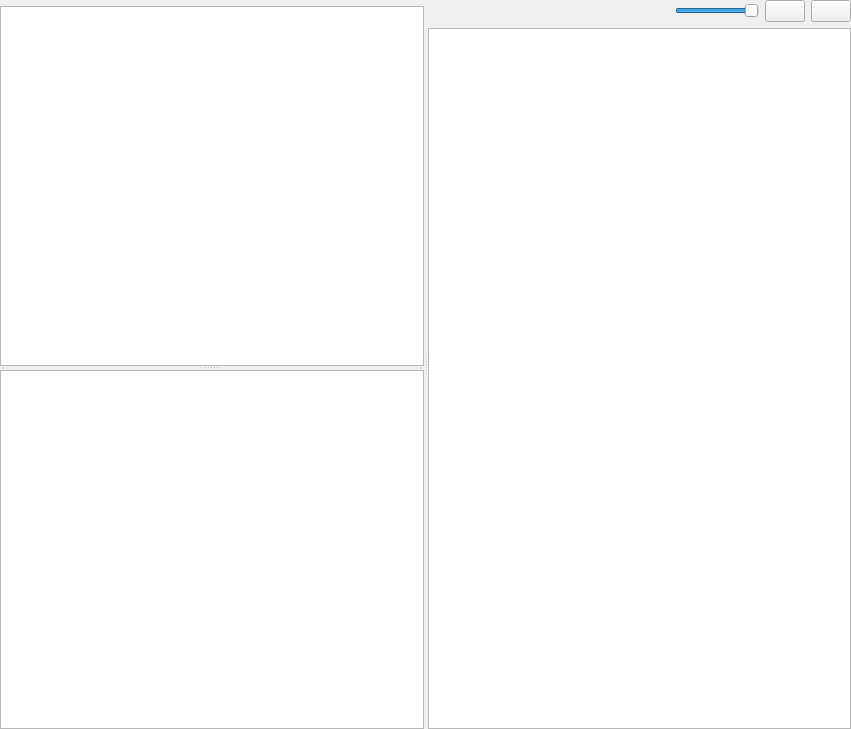
<?xml version="1.0" encoding="UTF-8"?>
<ui version="4.0">
 <class>AssetBrowserWidget</class>
 <widget class="QWidget" name="AssetBrowserWidget">
  <property name="geometry">
   <rect>
    <x>0</x>
    <y>0</y>
    <width>851</width>
    <height>729</height>
   </rect>
  </property>
  <property name="windowTitle">
   <string>Form</string>
  </property>
  <layout class="QHBoxLayout" name="RootLayout" stretch="0">
   <property name="leftMargin">
    <number>0</number>
   </property>
   <property name="topMargin">
    <number>0</number>
   </property>
   <property name="rightMargin">
    <number>0</number>
   </property>
   <property name="bottomMargin">
    <number>0</number>
   </property>
   <item>
    <widget class="QSplitter" name="splitter">
     <property name="sizePolicy">
      <sizepolicy hsizetype="Expanding" vsizetype="Preferred">
       <horstretch>0</horstretch>
       <verstretch>0</verstretch>
      </sizepolicy>
     </property>
     <property name="orientation">
      <enum>Qt::Horizontal</enum>
     </property>
     <property name="childrenCollapsible">
      <bool>false</bool>
     </property>
     <widget class="QWidget" name="layoutWidget">
      <layout class="QVBoxLayout" name="verticalLayout" stretch="0,1">
       <item>
        <widget class="ezQtSearchWidget" name="SearchWidget" native="true"/>
       </item>
       <item>
        <widget class="QSplitter" name="LeftSplitter">
         <property name="orientation">
          <enum>Qt::Vertical</enum>
         </property>
         <widget class="QListWidget" name="ListTypeFilter"/>
         <widget class="QTreeWidget" name="TreeFolderFilter">
          <property name="uniformRowHeights">
           <bool>true</bool>
          </property>
          <property name="sortingEnabled">
           <bool>true</bool>
          </property>
          <property name="headerHidden">
           <bool>true</bool>
          </property>
          <column>
           <property name="text">
            <string notr="true">1</string>
           </property>
          </column>
         </widget>
        </widget>
       </item>
      </layout>
     </widget>
     <widget class="QWidget" name="layoutWidget2">
      <layout class="QVBoxLayout" name="verticalLayout_2" stretch="0,0">
       <item>
        <layout class="QHBoxLayout" name="ToolBarLayout">
         <item>
          <spacer name="horizontalSpacer">
           <property name="orientation">
            <enum>Qt::Horizontal</enum>
           </property>
           <property name="sizeHint" stdset="0">
            <size>
             <width>40</width>
             <height>0</height>
            </size>
           </property>
          </spacer>
         </item>
         <item>
          <widget class="QSlider" name="IconSizeSlider">
           <property name="sizePolicy">
            <sizepolicy hsizetype="Preferred" vsizetype="Preferred">
             <horstretch>0</horstretch>
             <verstretch>0</verstretch>
            </sizepolicy>
           </property>
           <property name="minimum">
            <number>10</number>
           </property>
           <property name="maximum">
            <number>100</number>
           </property>
           <property name="value">
            <number>100</number>
           </property>
           <property name="orientation">
            <enum>Qt::Horizontal</enum>
           </property>
           <property name="invertedControls">
            <bool>false</bool>
           </property>
          </widget>
         </item>
         <item>
          <widget class="QPushButton" name="ButtonListMode">
           <property name="toolTip">
            <string>Display Items as a List</string>
           </property>
           <property name="text">
            <string/>
           </property>
           <property name="icon">
            <iconset resource="../QtResources/resources.qrc">
             <normaloff>:/EditorFramework/Icons/ListView16.png</normaloff>:/EditorFramework/Icons/ListView16.png</iconset>
           </property>
           <property name="checkable">
            <bool>true</bool>
           </property>
          </widget>
         </item>
         <item>
          <widget class="QPushButton" name="ButtonIconMode">
           <property name="toolTip">
            <string>Display Items as Icons</string>
           </property>
           <property name="text">
            <string/>
           </property>
           <property name="icon">
            <iconset resource="../QtResources/resources.qrc">
             <normaloff>:/EditorFramework/Icons/IconView16.png</normaloff>:/EditorFramework/Icons/IconView16.png</iconset>
           </property>
           <property name="checkable">
            <bool>true</bool>
           </property>
          </widget>
         </item>
        </layout>
       </item>
       <item>
        <widget class="ezQtAssetBrowserView" name="ListAssets">
         <property name="editTriggers">
          <set>QAbstractItemView::NoEditTriggers</set>
         </property>
         <property name="dragEnabled">
          <bool>true</bool>
         </property>
         <property name="dragDropMode">
          <enum>QAbstractItemView::DragOnly</enum>
         </property>
         <property name="alternatingRowColors">
          <bool>true</bool>
         </property>
         <property name="selectionMode">
          <enum>QAbstractItemView::ExtendedSelection</enum>
         </property>
         <property name="verticalScrollMode">
          <enum>QAbstractItemView::ScrollPerPixel</enum>
         </property>
        </widget>
       </item>
      </layout>
     </widget>
    </widget>
   </item>
  </layout>
 </widget>
 <customwidgets>
  <customwidget>
   <class>ezQtAssetBrowserView</class>
   <extends>QListView</extends>
   <header location="global">EditorFramework/Assets/AssetBrowserView.moc.h</header>
  </customwidget>
  <customwidget>
   <class>ezQtSearchWidget</class>
   <extends>QWidget</extends>
   <header location="global">GuiFoundation/Widgets/SearchWidget.moc.h</header>
   <container>1</container>
  </customwidget>
 </customwidgets>
 <tabstops>
  <tabstop>ListAssets</tabstop>
  <tabstop>ListTypeFilter</tabstop>
  <tabstop>TreeFolderFilter</tabstop>
  <tabstop>IconSizeSlider</tabstop>
  <tabstop>ButtonListMode</tabstop>
  <tabstop>ButtonIconMode</tabstop>
 </tabstops>
 <resources>
  <include location="../../../Code/Tools/GuiFoundation/QtResources/resources.qrc"/>
  <include location="../QtResources/resources.qrc"/>
 </resources>
 <connections/>
</ui>
